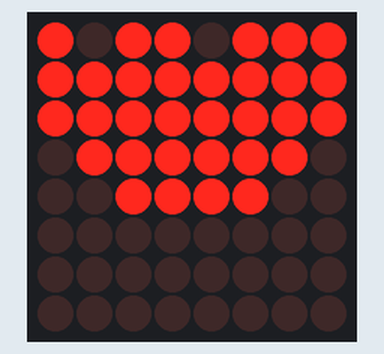
Simulated run of this sketch. Board: Arduino Uno, built with avr-gcc and run on an emulated ATmega328P. Shown: 8×8 LED matrix.

Above: at 2.53 s.
At 3.09 s:
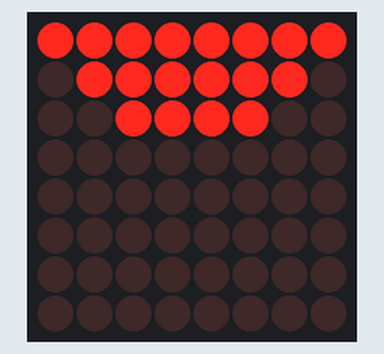
At 3.59 s:
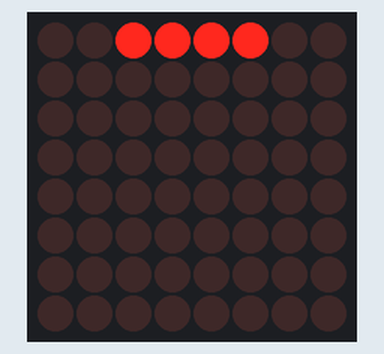

The sketch:

bike_light.ino
```cpp
#include "LedControl.h"

#include "shapes.h"

int dataPin = 12;
int clkPin = 11;
int csPin = 10;
LedControl lc=LedControl(dataPin, clkPin, csPin, 1);

int hshift = 0;

unsigned long interval=40;

////////////////////

void drawShape(byte shape[]){
  int hshift1 = hshift-7;
  for(int i=0; i<8; i = i+1){
    byte row = 0;
    if(hshift1+i >= 0 && hshift1+i <= 7)
      row = shape[hshift1+i];
//    row = shape[i];
    lc.setRow(0,i,row);
  }
}

////////////////////

void setup() {
  lc.shutdown(0,false); // wakeup?
  lc.clearDisplay(0);
  lc.setIntensity(0,1); // up to 15
}

void drawFrame(byte shape[]) {
  drawShape(shape);
  delay(interval);
}

void loop() {
  drawFrame(Pacman1);
  drawFrame(Pacman2);
  drawFrame(Pacman3);
  drawFrame(Pacman4);
  drawFrame(Pacman3);
  drawFrame(Pacman2);
  hshift = hshift+1;
  hshift = hshift % 15;
}
```

shapes.h
```cpp
byte shapeRound[] =
{
  B00011000,
  B01111110,
  B01111110,
  B11111111,
  B11111111,
  B01111110,
  B01111110,
  B00011000
};

byte shapeEvilOttoRotated[] =
{
  B00111100,
  B01111110,
  B11011011,
  B11111111,
  B11111111,
  B10111101,
  B01000010,
  B00111100
};
byte shapeEvilOtto[] =
{
  B00111100,
  B01111010,
  B11011101,
  B11111101,
  B11111101,
  B11011101,
  B01111010,
  B00111100
};
byte shapeEvilOttoRot2[] =
{
  B00111100,
  B01011110,
  B10111011,
  B10111111,
  B10111111,
  B10111011,
  B01011110,
  B00111100
};

byte shapeSingleDot[] =
{
  B00000000,
  B00000000,
  B00000000,
  B00000000,
  B00000000,
  B00000100,
  B00000000,
  B00000000
};

byte shapeExclamation1[] =
{
  B00011000,
  B00111100,
  B00111100,
  B00011000,
  B00011000,
  B00000100,
  B00011000,
  B00011000
};

byte Pacman1[] =
{
  B00100000,
  B01100001,
  B11110011,
  B10110111,
  B11111111,
  B11111111,
  B01111110,
  B00111100
};

byte Pacman2[] =
{
  B00100000,
  B01110011,
  B11110011,
  B10110111,
  B11111111,
  B11111111,
  B01111110,
  B00111100
};
byte Pacman3[] =
{
  B00110110,
  B01110111,
  B11110111,
  B10110111,
  B11111111,
  B11111111,
  B01111110,
  B00111100
};
byte Pacman4[] =
{
  B00111100,
  B01111111,
  B11111111,
  B10111111,
  B11111111,
  B11111111,
  B01111110,
  B00111100
};
```

Measured:
- by itself, everything shown: repeats every 3.7 s, in 65 steps
